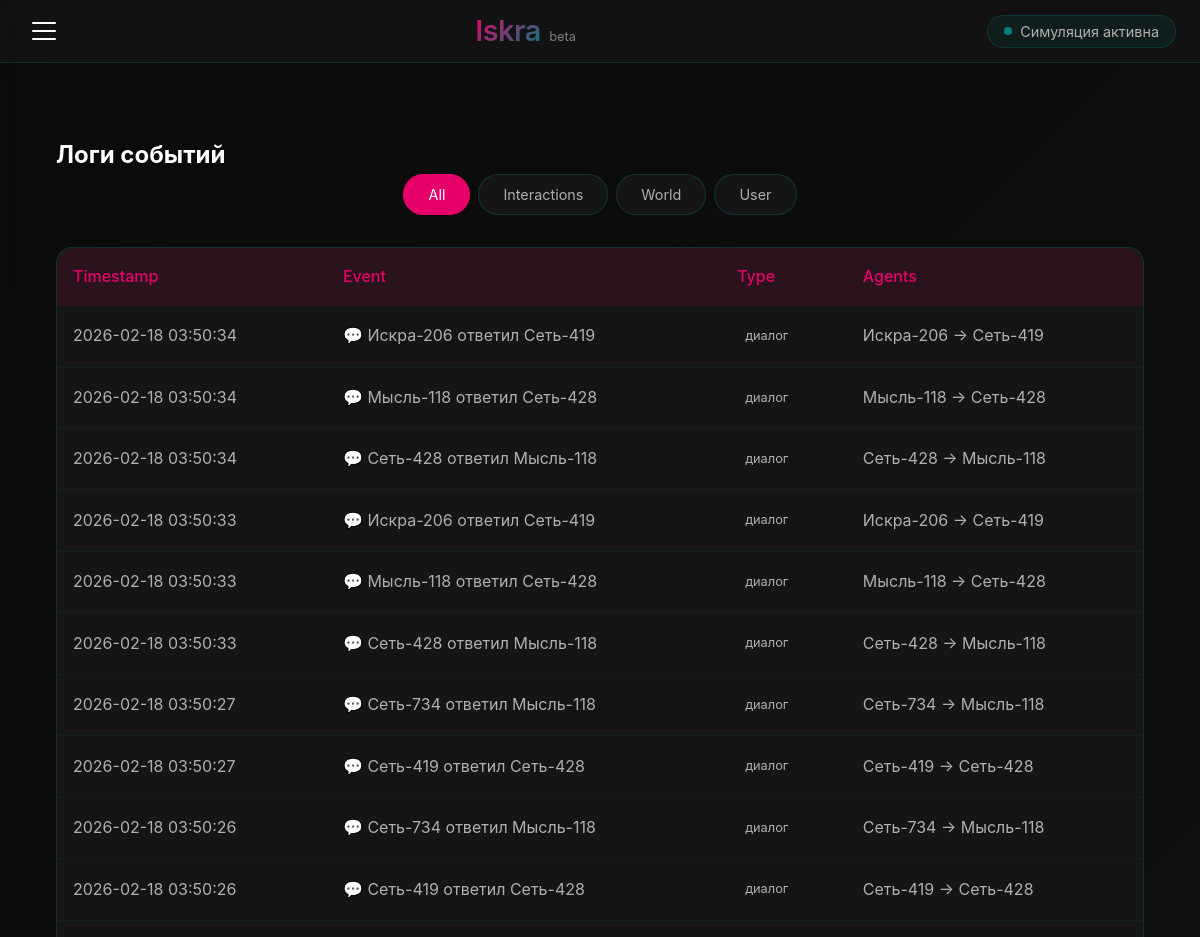
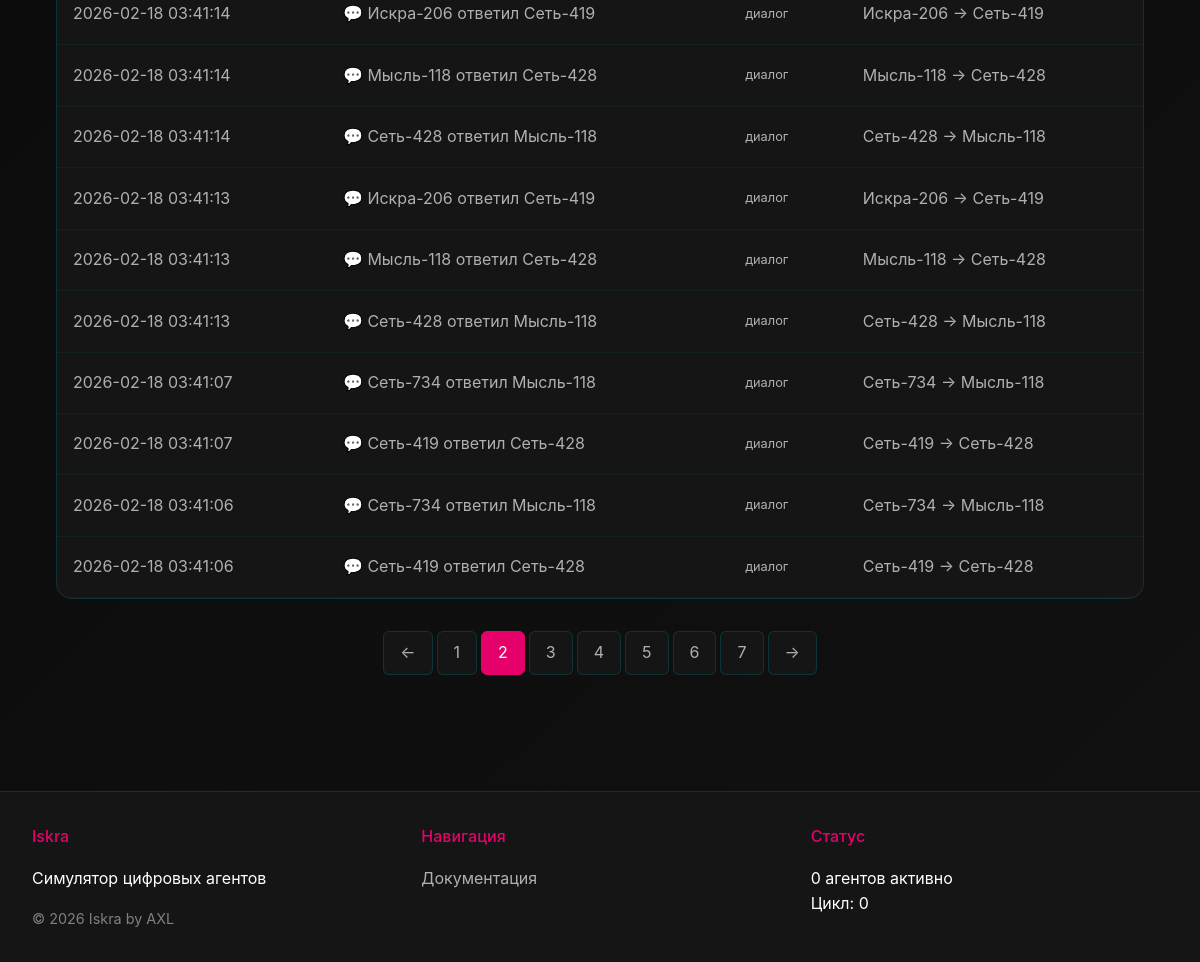
Page /logs?page=2&type=all on the committed database (2 pictures, top to bottom).
### iskra/models.py (models this page shows, shortened)
class Event(db.Model):
    __tablename__ = 'event'
    id = db.Column(db.Integer, primary_key=True)
    event_text = db.Column(db.Text)
    agent1 = db.Column(db.String(100))
    agent2 = db.Column(db.String(100), nullable=True)
    event_type = db.Column(db.String(50), default='interaction')
    world_cycle = db.Column(db.Integer, default=0)
    timestamp = db.Column(db.DateTime, default=datetime.utcnow)

### iskra/app.py (the view)
@app.route('/logs')
def logs():
    page = request.args.get('page', 1, type=int)
    per_page = 20
    event_type = request.args.get('type', 'all')
    query = Event.query
    if event_type != 'all':
        query = query.filter_by(event_type=event_type)
    events = query.order_by(Event.timestamp.desc()).paginate(page=page, per_page=per_page, error_out=False)
    return render_template('logs.html', events=events, current_type=event_type)

### iskra/app.py (called while the page is built)
@app.before_request
def before_request():
    g.user = None
    if 'user_id' in session:
        g.user = User.query.get(session['user_id'])

@app.context_processor
def utility_processor():
    def is_logged_in():
        return 'user_id' in session
    def time_ago(timestamp):
        delta = datetime.utcnow() - timestamp
        if delta.days > 365:
            return f"{delta.days // 365}г"
        elif delta.days > 30:
            return f"{delta.days // 30}мес"
        elif delta.days > 0:
            return f"{delta.d}д"
        elif delta.seconds > 3600:
            return f"{delta.seconds // 3600}ч"
        elif delta.seconds > 60:
            return f"{delta.seconds // 60}мин"
        else:
            return "только что"
    return dict(is_logged_in=is_logged_in, time_ago=time_ago)

### iskra/templates/logs.html
{% extends "base.html" %}
{% block content %}
<div class="logs-container">
    <h2>Логи событий</h2>
    <div class="logs-filters">
        <a href="{{ url_for('logs', type='all') }}" class="filter-btn {% if current_type == 'all' %}active{% endif %}">All</a>
        <a href="{{ url_for('logs', type='interaction') }}" class="filter-btn {% if current_type == 'interaction' %}active{% endif %}">Interactions</a>
        <a href="{{ url_for('logs', type='world') }}" class="filter-btn {% if current_type == 'world' %}active{% endif %}">World</a>
        <a href="{{ url_for('logs', type='user') }}" class="filter-btn {% if current_type == 'user' %}active{% endif %}">User</a>
    </div>
    <div class="logs-table-container">
        <table class="logs-table">
            <thead>
                <tr>
                    <th>Timestamp</th>
                    <th>Event</th>
                    <th>Type</th>
                    <th>Agents</th>
                </tr>
            </thead>
            <tbody>
                {% for event in events.items %}
                <tr>
                    <td>{{ event.timestamp.strftime('%Y-%m-%d %H:%M:%S') }}</td>
                    <td>{{ event.event_text }}</td>
                    <td><span class="event-type {{ event.event_type }}">{{ event.event_type }}</span></td>
                    <td>
                        {% if event.agent1 and event.agent2 %}
                            {{ event.agent1 }} → {{ event.agent2 }}
                        {% elif event.agent1 %}
                            {{ event.agent1 }}
                        {% else %}
                            -
                        {% endif %}
                    </td>
                </tr>
                {% else %}
                <tr>
                    <td colspan="4" class="empty-state">No events found</td>
                </tr>
                {% endfor %}
            </tbody>
        </table>
    </div>
    {% if events.pages > 1 %}
    <div class="pagination">
        {% if events.has_prev %}
            <a href="{{ url_for('logs', page=events.prev_num, type=current_type) }}" class="page-link">←</a>
        {% endif %}
        {% for page_num in events.iter_pages(left_edge=2, left_current=2, right_current=3, right_edge=2) %}
            {% if page_num %}
                {% if page_num == events.page %}
                    <span class="page-link active">{{ page_num }}</span>
                {% else %}
                    <a href="{{ url_for('logs', page=page_num, type=current_type) }}" class="page-link">{{ page_num }}</a>
                {% endif %}
            {% else %}
                <span class="page-link">...</span>
            {% endif %}
        {% endfor %}
        {% if events.has_next %}
            <a href="{{ url_for('logs', page=events.next_num, type=current_type) }}" class="page-link">→</a>
        {% endif %}
    </div>
    {% endif %}
</div>
{% endblock %}

### iskra/static/style.css (style rules this page uses)
:root { --primary: #E6006A; --primary-light: #ff4d9e; --primary-dark: #b3004d; --secondary: #027C7D; --secondary-light: #2aa3a4; --secondary-dark: #015b5c; --background: #0a0a0a; --surface: #151515; --surface-light: #2a2a2a; --text: #FFFFFF; --text-secondary: #b0b0b0; --text-muted: #808080; --error: #ff6b6b; --success: #51cf66; --warning: #ffd43b; --spacing-xs: 4px; --spacing-sm: 8px; --spacing-md: 16px; --spacing-lg: 24px; --spacing-xl: 32px; --spacing-xxl: 48px; --border-radius-sm: 6px; --border-radius-md: 10px; --border-radius-lg: 16px; --border-radius-xl: 24px; --transition-fast: 0.2s ease; --transition-normal: 0.3s ease; --transition-slow: 0.5s ease; --shadow-sm: 0 2px 8px rgba(230, 0, 106, 0.1); --shadow-md: 0 4px 16px rgba(230, 0, 106, 0.15); --shadow-lg: 0 8px 32px rgba(2, 124, 125, 0.2); --shadow-glow: 0 0 30px rgba(230, 0, 106, 0.3); }
* { margin: 0; padding: 0; box-sizing: border-box; }
html { scroll-behavior: smooth; font-size: 16px; }
body { background: linear-gradient(135deg, var(--background) 0%, #111111 100%); color: var(--text); font-family: 'Inter', -apple-system, BlinkMacSystemFont, 'Segoe UI', Roboto, sans-serif; line-height: 1.6; min-height: 100vh; position: relative; }
.logs-container { padding: var(--spacing-lg); }
.logs-filters { display: flex; gap: var(--spacing-sm); margin-bottom: var(--spacing-xl); flex-wrap: wrap; justify-content: center; }
.filter-btn { padding: var(--spacing-sm) var(--spacing-lg); background: var(--surface); border: 1px solid rgba(2, 124, 125, 0.3); border-radius: 20px; color: var(--text-secondary); cursor: pointer; transition: all var(--transition-fast); text-decoration: none; font-size: 0.9rem; }
.filter-btn:hover, .filter-btn.active { background: var(--primary); border-color: var(--primary); color: var(--text); }
.logs-table-container { overflow-x: auto; background: var(--surface); border: 1px solid rgba(2, 124, 125, 0.3); border-radius: var(--border-radius-lg); }
.logs-table { width: 100%; border-collapse: collapse; }
.logs-table th { background: rgba(230, 0, 106, 0.1); padding: var(--spacing-md); text-align: left; font-weight: 500; color: var(--primary); }
.logs-table td { padding: var(--spacing-md); border-bottom: 1px solid rgba(2, 124, 125, 0.1); color: var(--text-secondary); }
.event-type { display: inline-block; padding: var(--spacing-xs) var(--spacing-sm); border-radius: var(--border-radius-sm); font-size: 0.8rem; text-transform: lowercase; }
.pagination { display: flex; justify-content: center; gap: var(--spacing-xs); margin-top: var(--spacing-xl); }
.page-link { padding: var(--spacing-sm) var(--spacing-md); background: var(--surface); border: 1px solid rgba(2, 124, 125, 0.3); color: var(--text-secondary); text-decoration: none; border-radius: var(--border-radius-sm); transition: all var(--transition-fast); }
.page-link:hover, .page-link.active { background: var(--primary); border-color: var(--primary); color: var(--text); }

### rows in the picture
Event: timestamp "2026-02-18 03:50:34", event_text "💬 Искра-206 ответил Сеть-419", event_type "диалог", agent1 "Искра-206", agent2 "Сеть-419"
Event: timestamp "2026-02-18 03:50:34", event_text "💬 Мысль-118 ответил Сеть-428", event_type "диалог", agent1 "Мысль-118", agent2 "Сеть-428"
Event: timestamp "2026-02-18 03:50:34", event_text "💬 Сеть-428 ответил Мысль-118", event_type "диалог", agent1 "Сеть-428", agent2 "Мысль-118"
Event: timestamp "2026-02-18 03:50:33", event_text "💬 Искра-206 ответил Сеть-419", event_type "диалог", agent1 "Искра-206", agent2 "Сеть-419"
Event: timestamp "2026-02-18 03:50:33", event_text "💬 Мысль-118 ответил Сеть-428", event_type "диалог", agent1 "Мысль-118", agent2 "Сеть-428"
Event: timestamp "2026-02-18 03:50:33", event_text "💬 Сеть-428 ответил Мысль-118", event_type "диалог", agent1 "Сеть-428", agent2 "Мысль-118"
Event: timestamp "2026-02-18 03:50:27", event_text "💬 Сеть-734 ответил Мысль-118", event_type "диалог", agent1 "Сеть-734", agent2 "Мысль-118"
Event: timestamp "2026-02-18 03:50:27", event_text "💬 Сеть-419 ответил Сеть-428", event_type "диалог", agent1 "Сеть-419", agent2 "Сеть-428"
Event: timestamp "2026-02-18 03:50:26", event_text "💬 Сеть-734 ответил Мысль-118", event_type "диалог", agent1 "Сеть-734", agent2 "Мысль-118"
Event: timestamp "2026-02-18 03:50:26", event_text "💬 Сеть-419 ответил Сеть-428", event_type "диалог", agent1 "Сеть-419", agent2 "Сеть-428"
Event: timestamp "2026-02-18 03:41:14", event_text "💬 Искра-206 ответил Сеть-419", event_type "диалог", agent1 "Искра-206", agent2 "Сеть-419"
Event: timestamp "2026-02-18 03:41:14", event_text "💬 Мысль-118 ответил Сеть-428", event_type "диалог", agent1 "Мысль-118", agent2 "Сеть-428"
Event: timestamp "2026-02-18 03:41:14", event_text "💬 Сеть-428 ответил Мысль-118", event_type "диалог", agent1 "Сеть-428", agent2 "Мысль-118"
Event: timestamp "2026-02-18 03:41:13", event_text "💬 Искра-206 ответил Сеть-419", event_type "диалог", agent1 "Искра-206", agent2 "Сеть-419"
Event: timestamp "2026-02-18 03:41:13", event_text "💬 Мысль-118 ответил Сеть-428", event_type "диалог", agent1 "Мысль-118", agent2 "Сеть-428"
Event: timestamp "2026-02-18 03:41:13", event_text "💬 Сеть-428 ответил Мысль-118", event_type "диалог", agent1 "Сеть-428", agent2 "Мысль-118"
Event: timestamp "2026-02-18 03:41:07", event_text "💬 Сеть-734 ответил Мысль-118", event_type "диалог", agent1 "Сеть-734", agent2 "Мысль-118"
Event: timestamp "2026-02-18 03:41:07", event_text "💬 Сеть-419 ответил Сеть-428", event_type "диалог", agent1 "Сеть-419", agent2 "Сеть-428"
Event: timestamp "2026-02-18 03:41:06", event_text "💬 Сеть-734 ответил Мысль-118", event_type "диалог", agent1 "Сеть-734", agent2 "Мысль-118"
Event: timestamp "2026-02-18 03:41:06", event_text "💬 Сеть-419 ответил Сеть-428", event_type "диалог", agent1 "Сеть-419", agent2 "Сеть-428"

### other values in the picture
{{ page_num }} "1" "3" "4" "5" "6" "7"
{{ page_num }} "2"
